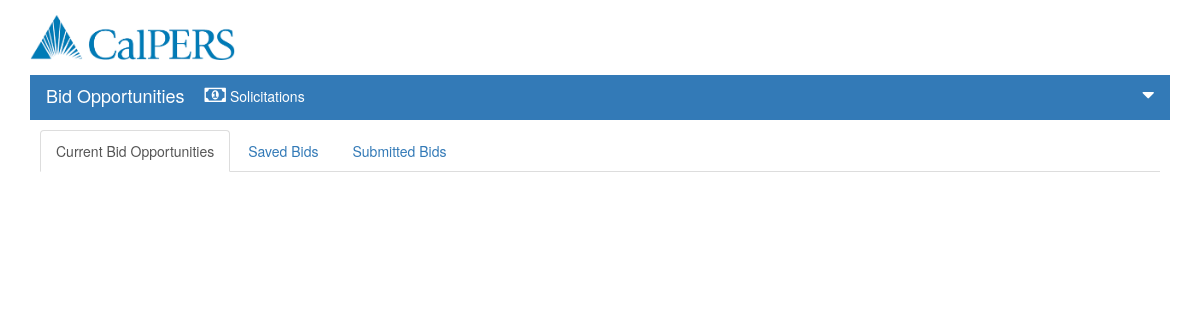
The page /Dashboard.php on the database as committed earlier.
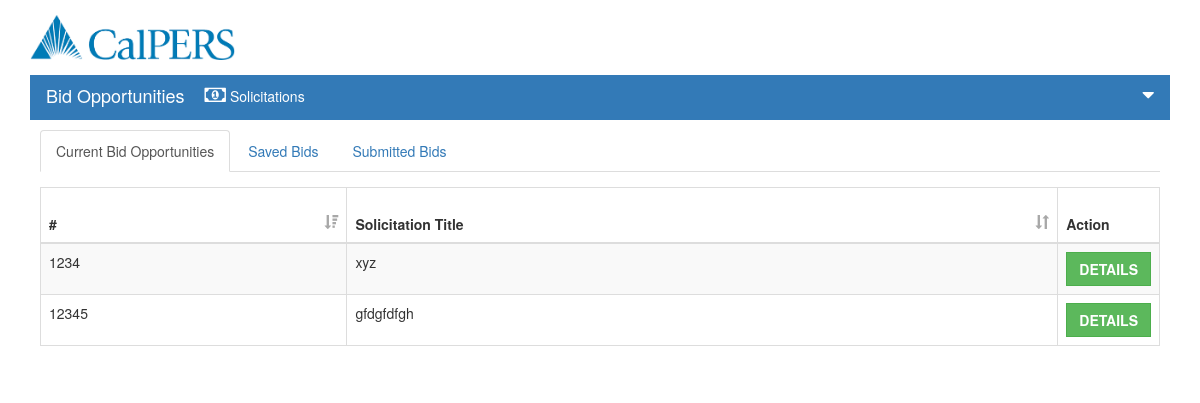
The same page on the database as committed later.
### tables this page shows
CREATE TABLE IF NOT EXISTS `bid_status` (
  `pid` int(11) NOT NULL,
  `sid` varchar(9) NOT NULL,
  `stitle` varchar(100) NOT NULL,
  `bid_status` varchar(50) DEFAULT NULL,
  UNIQUE KEY `pid` (`pid`,`sid`)
);

### Dashboard.php (the view, shortened to what this page needs)
<!DOCTYPE html>
<html lang="en">
<head>
	<link rel="stylesheet" href="https://maxcdn.bootstrapcdn.com/bootstrap/3.3.7/css/bootstrap.min.css">
	<link rel="stylesheet" href="css/custom.css">
	<link rel="stylesheet" href="font-awesome-4.7.0/css/font-awesome.min.css">
	<link rel="stylesheet" type="text/css" href="https://cdn.datatables.net/v/dt/dt-1.10.16/datatables.min.css"/>
</head>
<body>
	<div id="wrapper" class="container">
		<div class="container-fluid" id="header">
			<img src="download.png" height="45">
		</div>
		<div class="container-fluid" id="heading">
			<nav class="navbar navbar-expand-lg navbar-light bg-light">
				<div class="collapse navbar-collapse" id="navbarSupportedContent">
					<ul class="navbar-nav mr-auto">
						<li class="nav-item active">
							<a class="nav-link" href="#"><h4>Bid Opportunities</h4></a>
						</li>
						<li class="nav-item active">
							<a class="nav-link" href="Dashboard.php"><i class="fa fa-money" aria-hidden="true"></i>	Solicitations</a>
						</li>
					</ul>
					<ul style="float: right;">
						<li class="nav-item dropdown" >
							<a class="nav-link dropdown-toggle" href="#" id="navbarDropdown" role="button" data-toggle="dropdown" aria-haspopup="true" aria-expanded="false">
								<?php echo $_SESSION["username"]; ?> <i class="fa fa-caret-down" aria-hidden="true"></i>
							</a>
						</li>
					</ul>
				</div>
			</nav>
		</div>
			<div class="container-fluid" id="solicitation-content">
				<ul class="nav nav-tabs">
					<li class="active"><a data-toggle="tab" href="#current">Current Bid Opportunities</a></li>
					<li><a data-toggle="tab" href="#SavedBids">Saved Bids</a></li>
					<li><a data-toggle="tab" href="#SubmittedBids">Submitted Bids</a></li>
				</ul>
				<div class="tab-content">
					<div id="current" class="tab-pane fade in active">
						<?php
							$status='Published';
							$conn = mysqli_connect($GLOBALS['servername'], $GLOBALS['username'], $GLOBALS['password'], $GLOBALS['dbname']);
							if (!$conn) {
								die("Connection failed: " . mysqli_connect_error());
							}else{
								$sql2="SELECT * FROM solicitation where status = '$status' order by sid";
								$res2= mysqli_query($conn,$sql2);
								$pid = $_SESSION["pid"];
								if(mysqli_num_rows($res2)>0){
									while($row=mysqli_fetch_object($res2)){
										$pid = $_SESSION["pid"];
									}
								}
								$sql="SELECT * FROM bid_status where bid_status = 'New' and pid = '$pid' order by sid";
								$res= mysqli_query($conn,$sql);
								if(mysqli_num_rows($res)>0){
									$msg="<table id='currentstable' class='table table-striped table-bordered datatable'>
									<thead>
									<tr>
									<th width = '30%' height = '50' onclick='sortTable(0)'> #  <span class='glyphicon glyphicon-sort-by-attributes-alt'></span></th>
									<th width = '70%' height = '50' onclick='sortTable(1)'> Solicitation Title <span class='glyphicon glyphicon-sort'></span></th>
									<th width = '70%' height = '50'> Action</th>
									</tr>
									</thead>";
									echo $msg; ?>
									<?php
									while($row=mysqli_fetch_object($res)){
									?>
										<tr>
										<td><?php echo $row -> sid; ?></td>
										<td><?php echo $row -> stitle; ?></td>
										<td> <button class = "btn btn-success" data-toggle = "modal" data-target = '#myModal' id = "<?php echo $row->sid ?>" onclick="showdetails(this);"><b>DETAILS</b></button></td>
										</tr>
									<?php }
									$msg1="</table>";
									echo $msg1; ?>
								<?php }
							}	?>
					</div>
				</div>
			</div>
		</div>
</body>
</html>

Rows that differ between the two databases and show on the page:
added bid_status: sid "1234", stitle "xyz"
added bid_status: sid "12345", stitle "gfdgfdfgh"
Other text that changed with them:
text now shown: "# Solicitation Title Action"
